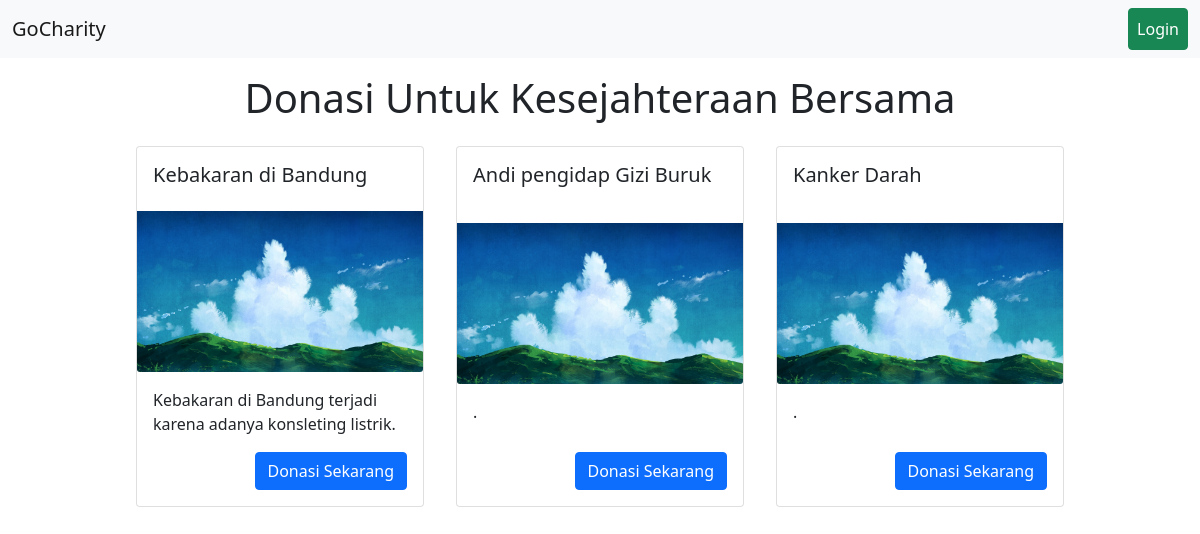
The app's page /, older data.
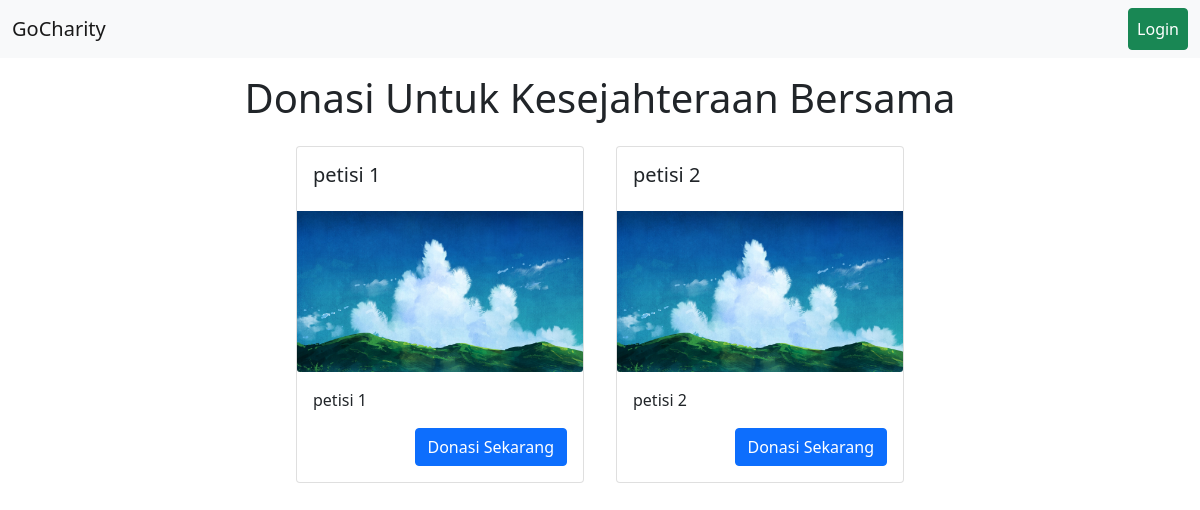
The same page, newer data.
### tables this page shows
CREATE TABLE `halaman_petisi` (
  `id_petisi` int(10) NOT NULL,
  `judul_petisi` varchar(50) NOT NULL,
  `tgl_post` date NOT NULL,
  `kebutuhan_dana` int(15) NOT NULL,
  `dana_terkumpul` int(15) NOT NULL,
  `deskripsi` text NOT NULL,
  `durasi_hari` int(3) NOT NULL
);

### application/controllers/LandingController.php (called while the page is built, shortened)
<?php
class LandingController extends CI_Controller {
	public function __construct()
    {
        $this->load->model('LandingModel');
    }
	public function index()
	{
        $content['main_view'] = 'LandingView';
				$content['data'] = $this->LandingModel->getAllPetisi();
        $this->load->view('Body', $content);
	}
}
?>

### index.php (called while the page is built, shortened)
<?php
require_once BASEPATH.'core/CodeIgniter.php';

### application/models/LandingModel.php (called while the page is built)
<?php
class LandingModel extends CI_Model{
    public function getAllPetisi(){
        return $this->db->get('halaman_petisi')->result_array();
    }
}
?>

### application/views/LandingView.php (the view, shortened to what this page needs)
<h1 class="text-center mt-3">Donasi Untuk Kesejahteraan Bersama</h1>
<div id="container" class="d-flex justify-content-center flex-wrap align-items-stretch">
    <?php foreach ($data as $row) { ?>
        <div class="m-3 d-flex align-items-stretch">
            <div class="card" style="width: 18rem;">
                <div class="card-body">
                    <h5 class="card-title"><?= $row['judul_petisi'] ?></h5>
                </div>
                <img class="card-img-bottom" src="<?= base_url('src/mountains.jpg') ?>" alt="mountains">
                <div class="card-body d-flex flex-column">
                    <p class="card-text"><?= $row['deskripsi'] ?></p>
                    <a href="<?= base_url('HalamanPetisiController/index/'.$row['id_petisi']) ?>" class="btn btn-primary ms-auto mt-auto">Donasi Sekarang</a>
                </div>
            </div>
        </div>
    <?php } ?>
</div>

Row changes from the older to the newer data that the page shows:
removed halaman_petisi: judul_petisi "Kebakaran di Bandung", deskripsi "Kebakaran di Bandung terjadi karena adanya konsleting listrik."
removed halaman_petisi: judul_petisi "Andi pengidap Gizi Buruk", deskripsi "."
removed halaman_petisi: judul_petisi "Kanker Darah", deskripsi "."
added halaman_petisi: judul_petisi "petisi 1", deskripsi "petisi 1"
added halaman_petisi: judul_petisi "petisi 2", deskripsi "petisi 2"
